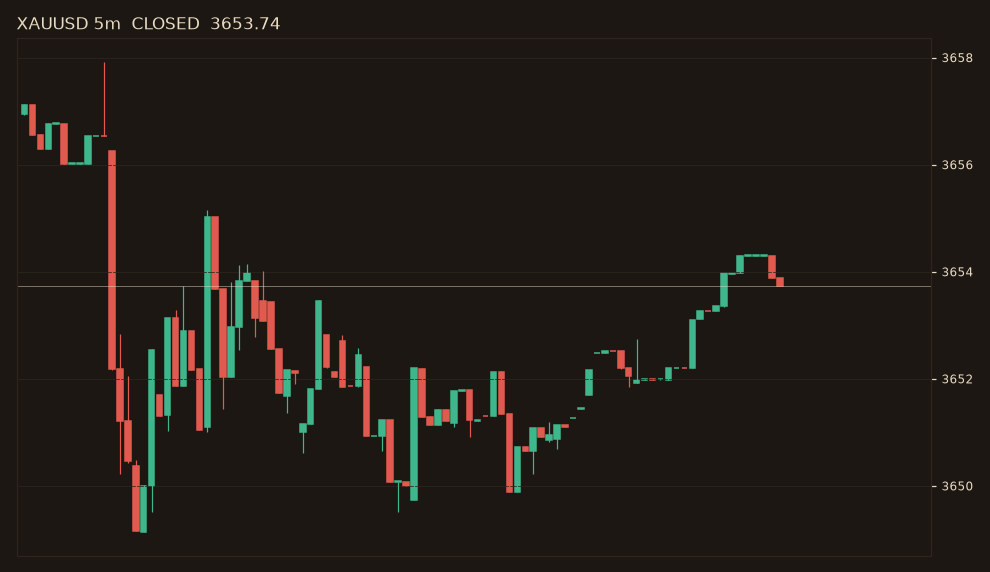

The script that drew this image:
"""Candlestick picture with liquidity levels and the trade plan."""
import matplotlib
matplotlib.use("Agg")
import matplotlib.pyplot as plt                     # noqa: E402
from matplotlib.patches import Rectangle            # noqa: E402

BG, GRID, INK = "#1c1712", "#2e261d", "#e9dcc2"
UP, DOWN, GOLD = "#3fb68b", "#e05a4f", "#d9a441"


def render(candles, result, path, n=96):
    c = candles[-n:]
    if not c:
        return None
    fig, ax = plt.subplots(figsize=(9, 5.2), dpi=110)
    fig.patch.set_facecolor(BG)
    ax.set_facecolor(BG)
    for i, x in enumerate(c):
        col = UP if x.c >= x.o else DOWN
        ax.vlines(i, x.l, x.h, color=col, linewidth=0.8)
        ax.add_patch(Rectangle((i - 0.35, min(x.o, x.c)), 0.7, max(abs(x.c - x.o), 0.01),
                               color=col))
    lo = min(x.l for x in c)
    hi = max(x.h for x in c)
    span = hi - lo
    right = len(c) + 6

    labeled = []

    def line(y, label, color, style="--"):
        if lo - span * 0.6 <= y <= hi + span * 0.6:
            ax.hlines(y, 0, right, colors=color, linestyles=style, linewidth=0.9, alpha=0.85)
            if all(abs(y - z) > span * 0.035 for z in labeled):
                labeled.append(y)
                ax.text(right + 0.5, y, f"{label} {y:.2f}", color=color, fontsize=7.5, va="center")

    s = result.get("setup")
    if s:
        ax.add_patch(Rectangle((len(c) - 12, s["entry_bottom"]), right - (len(c) - 12),
                               s["entry_top"] - s["entry_bottom"], color=GOLD, alpha=0.25))
        line(s["entry_top"], "Entry", GOLD, "-")
        line(s["sl"], "SL", DOWN, "-")
        line(s["tp1"], "TP1", UP, "-")
        line(s["tp2"], "TP2", UP, "-")
    for p in sorted(result.get("pools", []), key=lambda p: not p["major"]):
        line(p["price"], p["name"], "#8f7b5c" if not p["major"] else "#b99a62", ":")
    ax.axhline(c[-1].c, color=INK, linewidth=0.6, alpha=0.5)
    ax.set_xlim(-1, right + 12)
    ax.tick_params(colors=INK, labelsize=8)
    ax.set_xticks([])
    for sp in ax.spines.values():
        sp.set_color(GRID)
    ax.grid(color=GRID, linewidth=0.5)
    ax.yaxis.tick_right()
    title = f"XAUUSD 5m  {result['status']}  {c[-1].c:.2f}"
    ax.set_title(title, color=INK, fontsize=11, loc="left")
    fig.tight_layout()
    fig.savefig(path, facecolor=BG)
    plt.close(fig)
    return path
